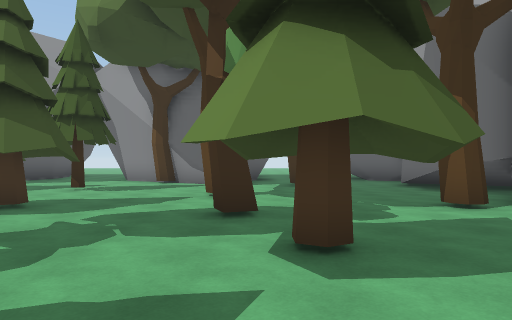
[1] (above)

24 first-person views from a walk through a scene from a Unity 3-D project. The camera is 1.5 m above the floor, looks level and sees 70° across. The floor is counted in squares, 2 m on a side. Each view is taken from the middle of a square. On the plan, view 1 faces up. The plan holds only what a view shows up to about 11 squares ahead; the rest is blank. The place goes on beyond the plan. The player character is not drawn.

[2]
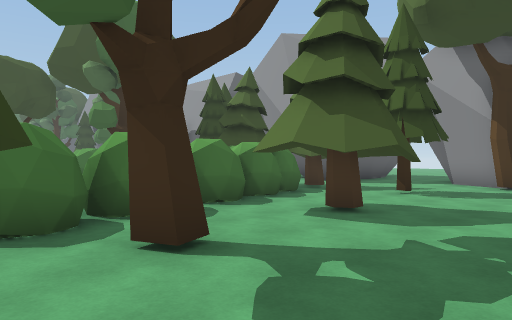

[3]
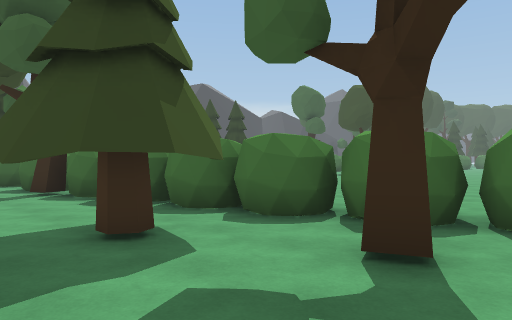

[4]
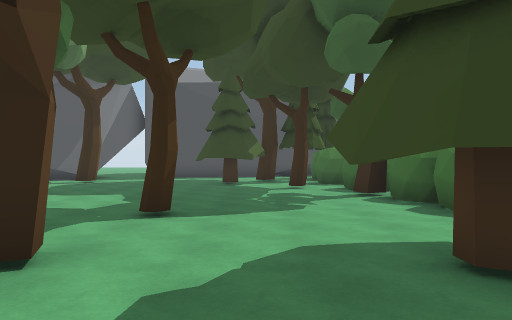

[5]
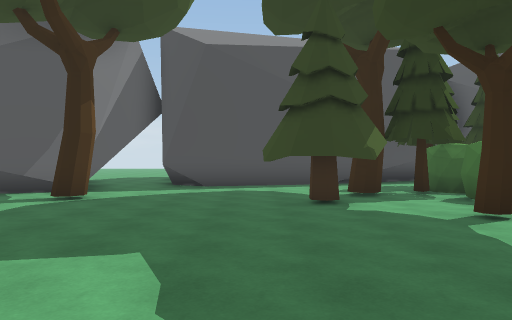

[6]
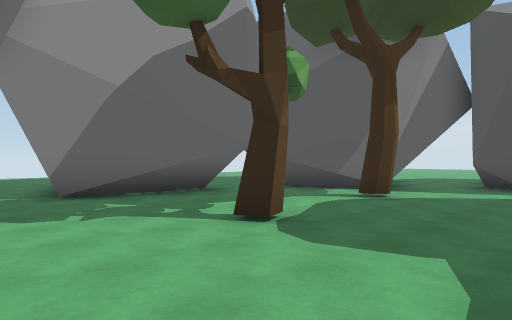

[7]
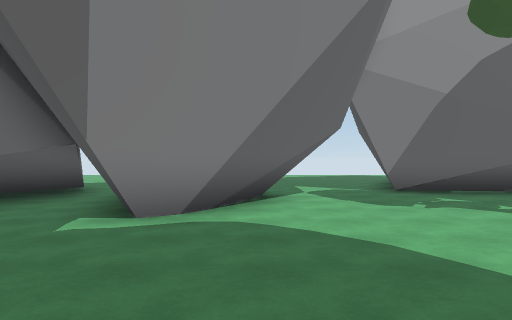

[8]
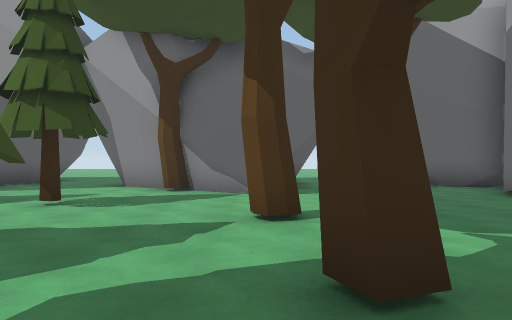

[9]
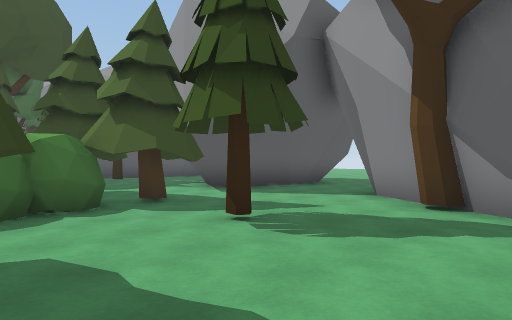

[10]
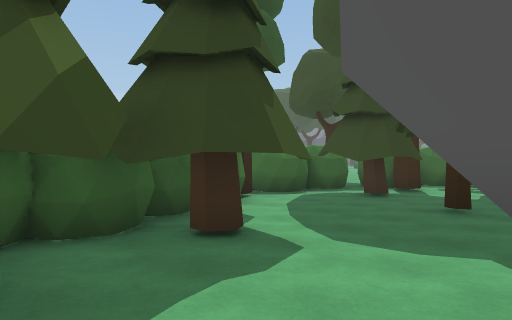

[11]
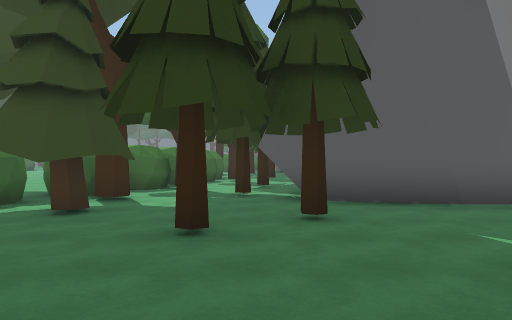

[12]
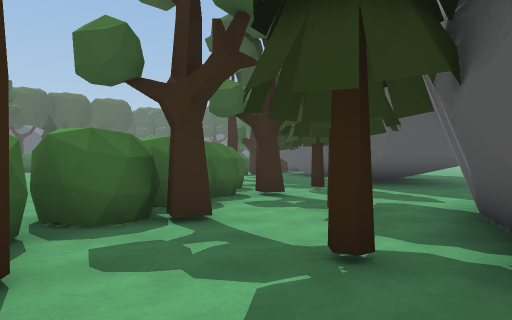

[13]
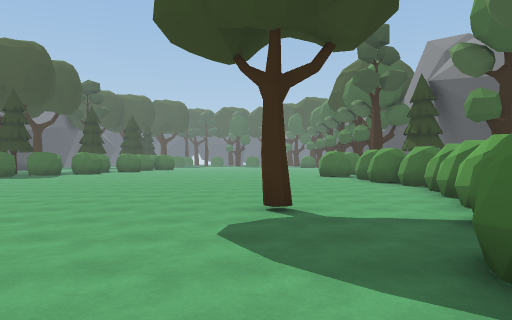

[14]
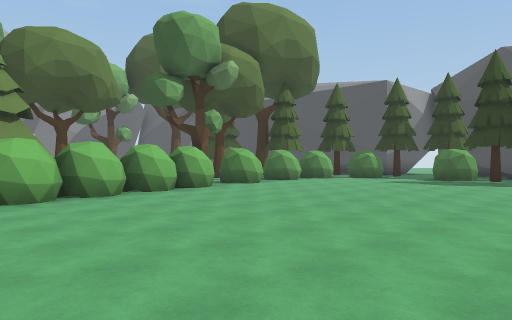

[15]
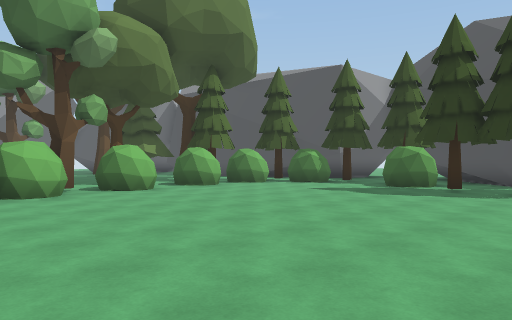

[16]
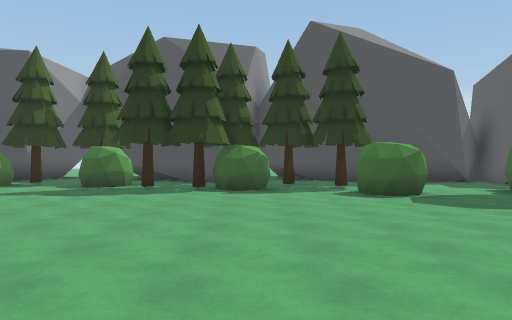

[17]
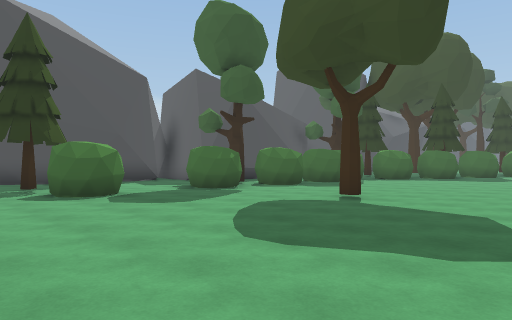

[18]
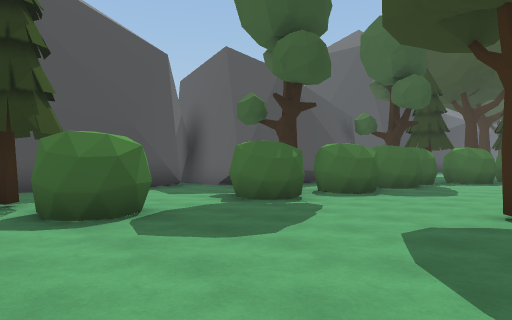

[19]
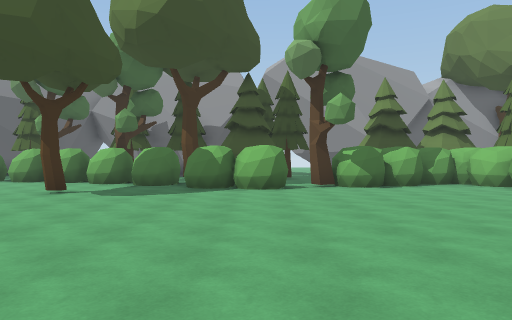

[20]
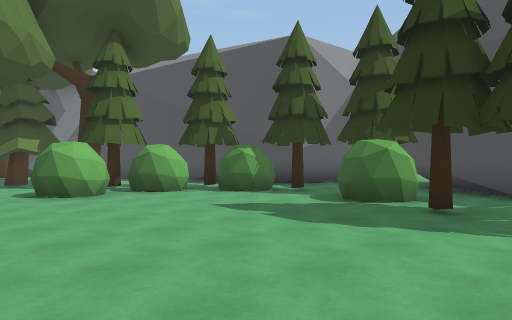

[21]
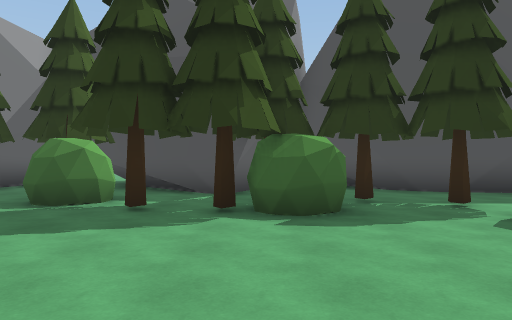

[22]
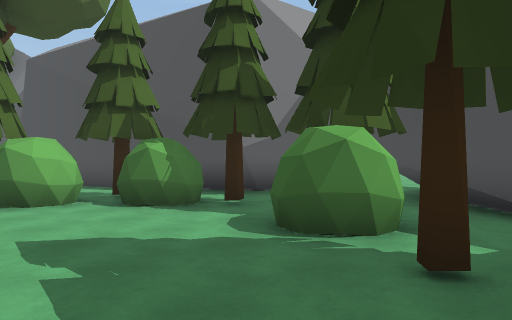

[23]
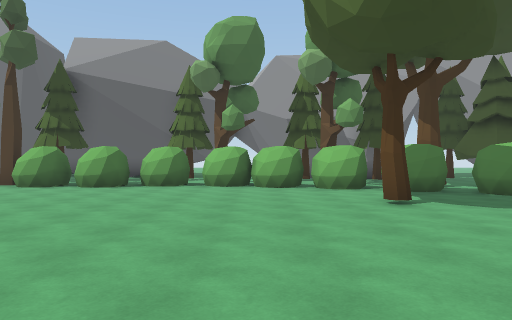

[24]
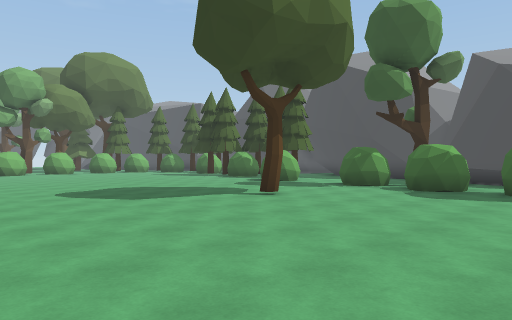

### Floor plan
Key: @ floor where view 1 was taken; # wall or solid block; . floor; T tree; B bush.
Columns run from 25 left of view 1 to 8 right of it. Each row starts with its distance up from view 1.
 16                   ..
 15 ###.      #.     #..
 14 ###..##  ##..    #..#
 13  ##...####.... ###...TT  #   ###
 12  .T.....##.T....#.....####  ..#
 11 ......T.T#................T ..#
 10 ...T........T..TTTT...........#
  9 BBBBBBT...TT....TTTT.T........##
  8 B...BBBBBT.T....BBB.....T.....##
  7 ........BBB...BBB.B...........
  6 .........BBB.TB...B..TT.....T.T
  5 ..................BB.....T....
  4 ......T...........BB.....TT..   #
  3 ...................B.T....T.   ###
  2  ..................BB....... ...#
  1  ...................B.TT......#
  0 ...................BB..T.@T...##
 -1  ...................B..........##
 -2 ....................BB...T........
 -3 ....................BB............
 -4 ....................BB............
 -5 .....................TT......T....
 -6 ......T..............B...........#
 -7 .....................B.T.........#
 -8 .....................B..TTT......#
 -9 .B.B.................BB.......T..#
-10 BBBBBBB..B...........BT.T.......##
-11   ..T.B..B..BT.......BB.......###
-12   #.......T.BB.TB..BBT........#
-13   ###......T T..BB.TB....####..
-14     #####... .#..T...#  ##
-15         ###. ####. .##

Where each view was taken, in squares from view 1:
view 1: 0 up, 0 right, facing up
view 2: 1 up, 1 left, facing up-left
view 3: 4 up, 1 left, facing down-left
view 4: 3 up, 1 left, facing down
view 5: 2 down, 1 right, facing down
view 6: 2 down, 1 right, facing down-right
view 7: 1 down, 0 right, facing right
view 8: 3 up, 1 left, facing up
view 9: 6 up, 1 left, facing up-left
view 10: 12 up, 7 left, facing down-left
view 11: 11 up, 9 left, facing left
view 12: 10 up, 14 left, facing left
view 13: 4 up, 13 left, facing left
view 14: 2 up, 13 left, facing down-right
view 15: 2 down, 13 left, facing down-right
view 16: 2 down, 13 left, facing down
view 17: 2 down, 13 left, facing down-left
view 18: 5 down, 14 left, facing down-left
view 19: 4 down, 14 left, facing up
view 20: 6 down, 12 left, facing down-right
view 21: 6 down, 12 left, facing down
view 22: 9 down, 11 left, facing down-right
view 23: 2 down, 21 left, facing up
view 24: 0 up, 25 left, facing down-right
